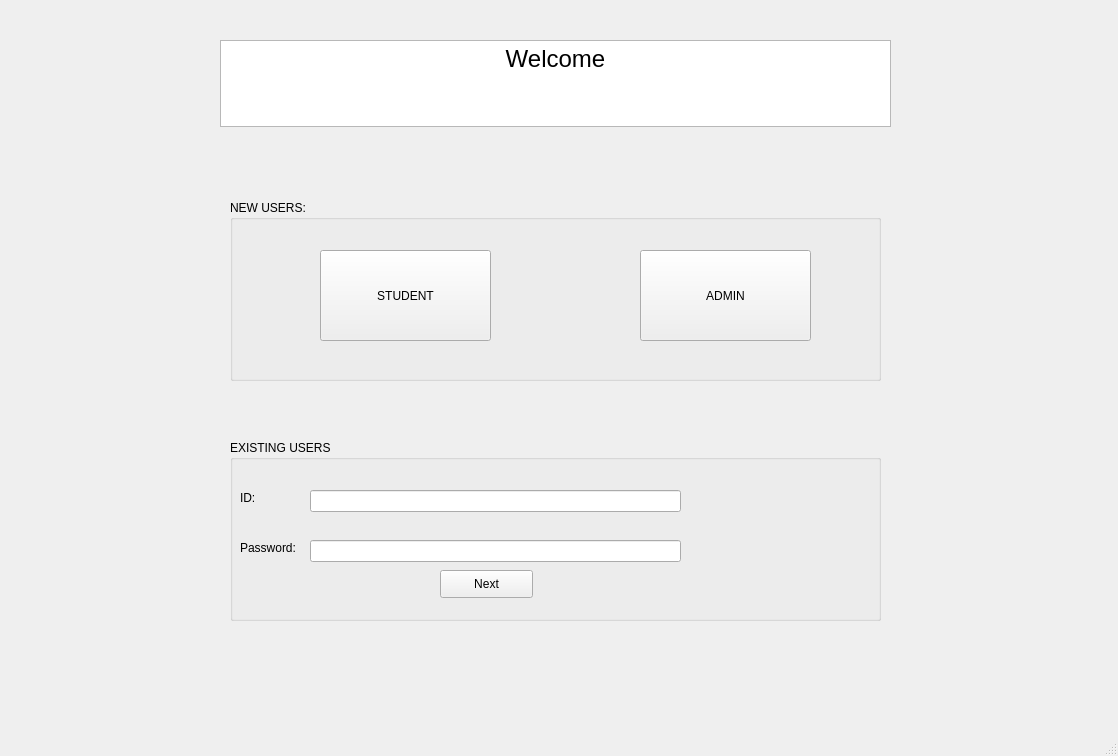
<?xml version="1.0" encoding="UTF-8"?>
<ui version="4.0">
 <class>MainWindow</class>
 <widget class="QMainWindow" name="MainWindow">
  <property name="geometry">
   <rect>
    <x>0</x>
    <y>0</y>
    <width>1118</width>
    <height>756</height>
   </rect>
  </property>
  <property name="windowTitle">
   <string>MainWindow</string>
  </property>
  <widget class="QWidget" name="centralwidget">
   <widget class="QTextEdit" name="textEdit">
    <property name="geometry">
     <rect>
      <x>220</x>
      <y>40</y>
      <width>671</width>
      <height>87</height>
     </rect>
    </property>
    <property name="readOnly">
     <bool>true</bool>
    </property>
    <property name="html">
     <string>&lt;!DOCTYPE HTML PUBLIC &quot;-//W3C//DTD HTML 4.0//EN&quot; &quot;http://www.w3.org/TR/REC-html40/strict.dtd&quot;&gt;
&lt;html&gt;&lt;head&gt;&lt;meta name=&quot;qrichtext&quot; content=&quot;1&quot; /&gt;&lt;style type=&quot;text/css&quot;&gt;
p, li { white-space: pre-wrap; }
&lt;/style&gt;&lt;/head&gt;&lt;body style=&quot; font-family:'MS Shell Dlg 2'; font-size:7.8pt; font-weight:400; font-style:normal;&quot;&gt;
&lt;p align=&quot;center&quot; style=&quot; margin-top:0px; margin-bottom:0px; margin-left:0px; margin-right:0px; -qt-block-indent:0; text-indent:0px;&quot;&gt;&lt;span style=&quot; font-size:18pt;&quot;&gt;Welcome&lt;/span&gt;&lt;/p&gt;&lt;/body&gt;&lt;/html&gt;</string>
    </property>
   </widget>
   <widget class="QGroupBox" name="groupBox">
    <property name="geometry">
     <rect>
      <x>230</x>
      <y>200</y>
      <width>651</width>
      <height>181</height>
     </rect>
    </property>
    <property name="title">
     <string>NEW USERS:</string>
    </property>
    <widget class="QPushButton" name="pushButton">
     <property name="geometry">
      <rect>
       <x>410</x>
       <y>50</y>
       <width>171</width>
       <height>91</height>
      </rect>
     </property>
     <property name="text">
      <string>ADMIN</string>
     </property>
    </widget>
    <widget class="QPushButton" name="pushButton_2">
     <property name="geometry">
      <rect>
       <x>90</x>
       <y>50</y>
       <width>171</width>
       <height>91</height>
      </rect>
     </property>
     <property name="text">
      <string>STUDENT</string>
     </property>
    </widget>
   </widget>
   <widget class="QGroupBox" name="groupBox_2">
    <property name="geometry">
     <rect>
      <x>230</x>
      <y>440</y>
      <width>651</width>
      <height>181</height>
     </rect>
    </property>
    <property name="title">
     <string>EXISTING USERS</string>
    </property>
    <widget class="QLabel" name="label">
     <property name="geometry">
      <rect>
       <x>10</x>
       <y>50</y>
       <width>55</width>
       <height>16</height>
      </rect>
     </property>
     <property name="text">
      <string>ID:</string>
     </property>
    </widget>
    <widget class="QLabel" name="label_2">
     <property name="geometry">
      <rect>
       <x>10</x>
       <y>100</y>
       <width>61</width>
       <height>16</height>
      </rect>
     </property>
     <property name="text">
      <string>Password:</string>
     </property>
    </widget>
    <widget class="QLineEdit" name="EnterID">
     <property name="geometry">
      <rect>
       <x>80</x>
       <y>50</y>
       <width>371</width>
       <height>22</height>
      </rect>
     </property>
    </widget>
    <widget class="QLineEdit" name="EnterPassword">
     <property name="geometry">
      <rect>
       <x>80</x>
       <y>100</y>
       <width>371</width>
       <height>22</height>
      </rect>
     </property>
    </widget>
    <widget class="QPushButton" name="LoginButton">
     <property name="geometry">
      <rect>
       <x>210</x>
       <y>130</y>
       <width>93</width>
       <height>28</height>
      </rect>
     </property>
     <property name="text">
      <string>Next</string>
     </property>
    </widget>
   </widget>
   <zorder>groupBox</zorder>
   <zorder>textEdit</zorder>
   <zorder>groupBox_2</zorder>
  </widget>
  <widget class="QMenuBar" name="menubar">
   <property name="geometry">
    <rect>
     <x>0</x>
     <y>0</y>
     <width>1118</width>
     <height>26</height>
    </rect>
   </property>
  </widget>
  <widget class="QStatusBar" name="statusbar"/>
 </widget>
 <resources/>
 <connections/>
</ui>
